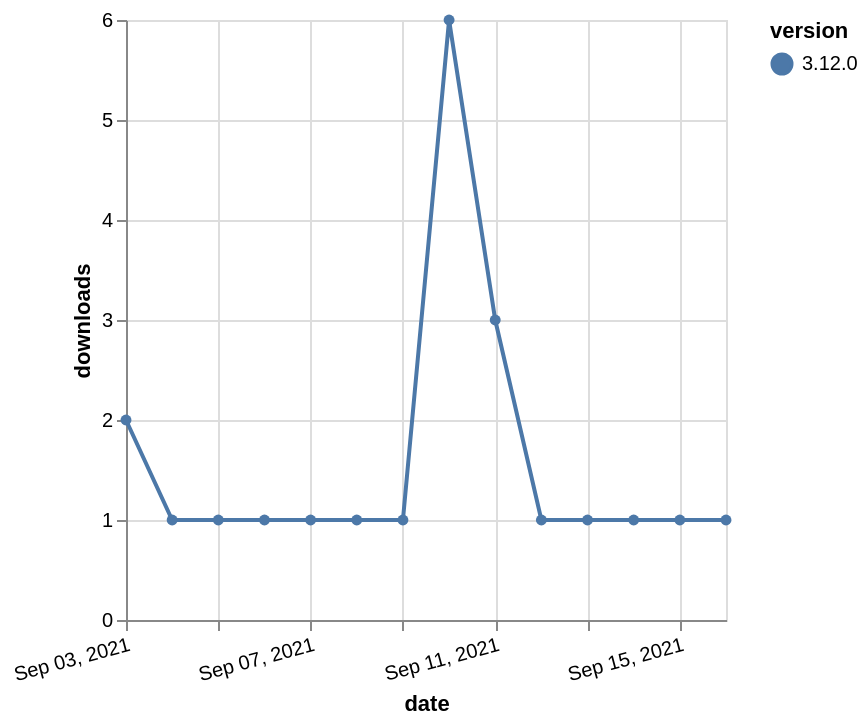

This figure's Vega-Lite source:
### Vega-Lite specification from a JSON file in a GitHub repository (floating-point values rounded to 4 significant figures)
{"$schema": "https://vega.github.io/schema/vega-lite/v5.json", "description": "A simple bar chart with embedded data.", "data": {"values": [{"date": "2021-09-03", "total": 505, "delta": 2, "version": "3.12.0"}, {"date": "2021-09-04", "total": 506, "delta": 1, "version": "3.12.0"}, {"date": "2021-09-05", "total": 507, "delta": 1, "version": "3.12.0"}, {"date": "2021-09-06", "total": 508, "delta": 1, "version": "3.12.0"}, {"date": "2021-09-07", "total": 509, "delta": 1, "version": "3.12.0"}, {"date": "2021-09-08", "total": 510, "delta": 1, "version": "3.12.0"}, {"date": "2021-09-09", "total": 511, "delta": 1, "version": "3.12.0"}, {"date": "2021-09-10", "total": 517, "delta": 6, "version": "3.12.0"}, {"date": "2021-09-11", "total": 520, "delta": 3, "version": "3.12.0"}, {"date": "2021-09-12", "total": 521, "delta": 1, "version": "3.12.0"}, {"date": "2021-09-13", "total": 522, "delta": 1, "version": "3.12.0"}, {"date": "2021-09-14", "total": 523, "delta": 1, "version": "3.12.0"}, {"date": "2021-09-15", "total": 524, "delta": 1, "version": "3.12.0"}, {"date": "2021-09-16", "total": 525, "delta": 1, "version": "3.12.0"}]}, "width": "container", "mark": {"type": "line", "point": {"filled": true}}, "encoding": {"x": {"field": "date", "type": "temporal", "timeUnit": "yearmonthdate", "title": "date", "axis": {"labelAngle": -15}}, "y": {"field": "delta", "type": "quantitative", "title": "downloads"}, "color": {"field": "version", "type": "nominal"}, "tooltip": {"field": "delta"}}}
